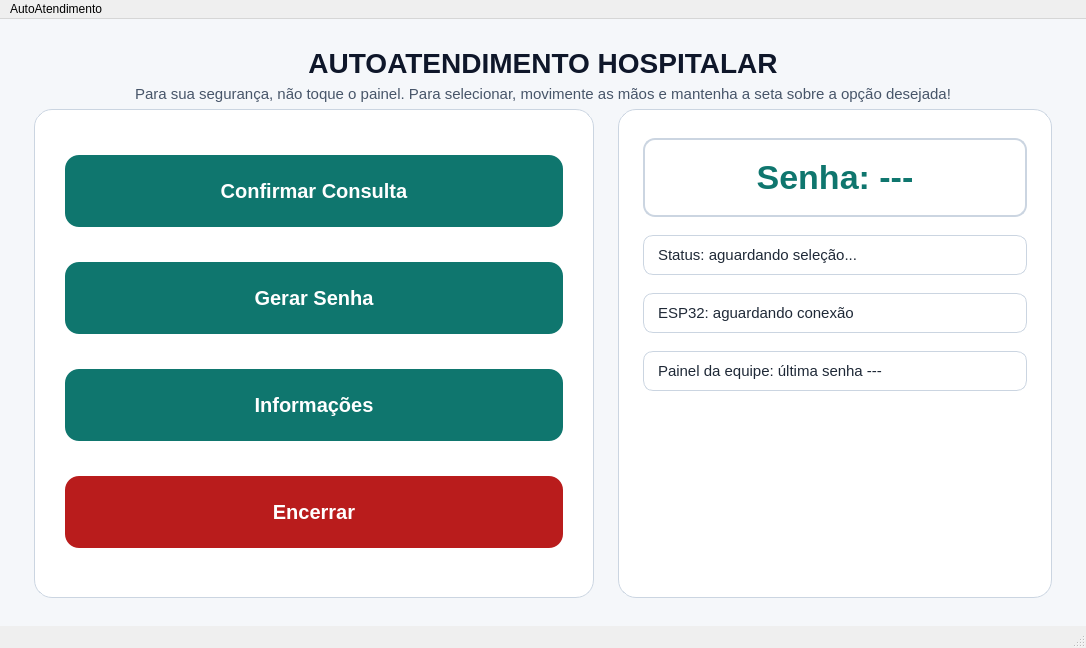
<?xml version="1.0" encoding="UTF-8"?>
<ui version="4.0">
 <class>MainWindow</class>
 <widget class="QMainWindow" name="MainWindow">
  <property name="geometry">
   <rect>
    <x>0</x>
    <y>0</y>
    <width>1086</width>
    <height>648</height>
   </rect>
  </property>
  <property name="windowTitle">
   <string>AutoAtendimento Hospitalar</string>
  </property>
  <widget class="QWidget" name="centralwidget">
   <property name="styleSheet">
    <string notr="true">
QWidget {
    background-color: #F5F7FA;
    font-family: Segoe UI, Arial;
    color: #1F2937;
}
QLabel#lblTitulo {
    font-size: 28px;
    font-weight: 700;
    color: #0F172A;
}
QLabel#lblSubtitulo {
    font-size: 15px;
    color: #475569;
}
QLabel#lblSenha {
    font-size: 34px;
    font-weight: 700;
    color: #0F766E;
    background-color: #FFFFFF;
    border: 2px solid #CBD5E1;
    border-radius: 12px;
    padding: 18px;
}
QLabel#lblStatus, QLabel#lblESP32, QLabel#lblPainelEquipe {
    font-size: 15px;
    background-color: #FFFFFF;
    border: 1px solid #CBD5E1;
    border-radius: 10px;
    padding: 10px;
}
QPushButton {
    background-color: #0F766E;
    color: white;
    border: none;
    border-radius: 14px;
    font-size: 20px;
    font-weight: 600;
    padding: 14px;
}
QPushButton:hover {
    background-color: #115E59;
}
QPushButton#btnEncerrar {
    background-color: #B91C1C;
}
QPushButton#btnEncerrar:hover {
    background-color: #991B1B;
}
QFrame#cardPrincipal, QFrame#cardStatus {
    background-color: #FFFFFF;
    border: 1px solid #CBD5E1;
    border-radius: 18px;
}
    </string>
   </property>
   <layout class="QVBoxLayout" name="layoutRaiz">
    <property name="leftMargin">
     <number>34</number>
    </property>
    <property name="topMargin">
     <number>28</number>
    </property>
    <property name="rightMargin">
     <number>34</number>
    </property>
    <property name="bottomMargin">
     <number>28</number>
    </property>
    <item>
     <widget class="QLabel" name="lblTitulo">
      <property name="mouseTracking">
       <bool>false</bool>
      </property>
      <property name="text">
       <string>AUTOATENDIMENTO HOSPITALAR</string>
      </property>
      <property name="alignment">
       <set>Qt::AlignmentFlag::AlignCenter</set>
      </property>
     </widget>
    </item>
    <item>
     <widget class="QLabel" name="lblSubtitulo">
      <property name="text">
       <string>Para sua segurança, não toque o painel. Para selecionar, movimente as mãos e mantenha a seta sobre a opção desejada!</string>
      </property>
      <property name="alignment">
       <set>Qt::AlignmentFlag::AlignCenter</set>
      </property>
     </widget>
    </item>
    <item>
     <layout class="QHBoxLayout" name="layoutConteudo">
      <property name="spacing">
       <number>24</number>
      </property>
      <item>
       <widget class="QFrame" name="cardPrincipal">
        <property name="minimumSize">
         <size>
          <width>560</width>
          <height>430</height>
         </size>
        </property>
        <property name="frameShape">
         <enum>QFrame::Shape::StyledPanel</enum>
        </property>
        <layout class="QVBoxLayout" name="layoutBotoes">
         <property name="spacing">
          <number>20</number>
         </property>
         <property name="leftMargin">
          <number>30</number>
         </property>
         <property name="topMargin">
          <number>30</number>
         </property>
         <property name="rightMargin">
          <number>30</number>
         </property>
         <property name="bottomMargin">
          <number>30</number>
         </property>
         <item>
          <widget class="QPushButton" name="btnConfirmar">
           <property name="minimumSize">
            <size>
             <width>0</width>
             <height>72</height>
            </size>
           </property>
           <property name="text">
            <string>Confirmar Consulta</string>
           </property>
          </widget>
         </item>
         <item>
          <widget class="QPushButton" name="btnSenha">
           <property name="minimumSize">
            <size>
             <width>0</width>
             <height>72</height>
            </size>
           </property>
           <property name="text">
            <string>Gerar Senha</string>
           </property>
          </widget>
         </item>
         <item>
          <widget class="QPushButton" name="btnInfo">
           <property name="minimumSize">
            <size>
             <width>0</width>
             <height>72</height>
            </size>
           </property>
           <property name="text">
            <string>Informações</string>
           </property>
          </widget>
         </item>
         <item>
          <widget class="QPushButton" name="btnEncerrar">
           <property name="minimumSize">
            <size>
             <width>0</width>
             <height>72</height>
            </size>
           </property>
           <property name="text">
            <string>Encerrar</string>
           </property>
          </widget>
         </item>
        </layout>
       </widget>
      </item>
      <item>
       <widget class="QFrame" name="cardStatus">
        <property name="minimumSize">
         <size>
          <width>300</width>
          <height>430</height>
         </size>
        </property>
        <property name="frameShape">
         <enum>QFrame::Shape::StyledPanel</enum>
        </property>
        <layout class="QVBoxLayout" name="layoutStatus">
         <property name="spacing">
          <number>18</number>
         </property>
         <property name="leftMargin">
          <number>24</number>
         </property>
         <property name="topMargin">
          <number>28</number>
         </property>
         <property name="rightMargin">
          <number>24</number>
         </property>
         <property name="bottomMargin">
          <number>28</number>
         </property>
         <item>
          <widget class="QLabel" name="lblSenha">
           <property name="text">
            <string>Senha: ---</string>
           </property>
           <property name="alignment">
            <set>Qt::AlignmentFlag::AlignCenter</set>
           </property>
          </widget>
         </item>
         <item>
          <widget class="QLabel" name="lblStatus">
           <property name="text">
            <string>Status: aguardando seleção...</string>
           </property>
           <property name="wordWrap">
            <bool>true</bool>
           </property>
          </widget>
         </item>
         <item>
          <widget class="QLabel" name="lblESP32">
           <property name="text">
            <string>ESP32: aguardando conexão</string>
           </property>
           <property name="wordWrap">
            <bool>true</bool>
           </property>
          </widget>
         </item>
         <item>
          <widget class="QLabel" name="lblPainelEquipe">
           <property name="text">
            <string>Painel da equipe: última senha ---</string>
           </property>
           <property name="wordWrap">
            <bool>true</bool>
           </property>
          </widget>
         </item>
         <item>
          <spacer name="verticalSpacer">
           <property name="orientation">
            <enum>Qt::Orientation::Vertical</enum>
           </property>
           <property name="sizeHint" stdset="0">
            <size>
             <width>20</width>
             <height>40</height>
            </size>
           </property>
          </spacer>
         </item>
        </layout>
       </widget>
      </item>
     </layout>
    </item>
   </layout>
  </widget>
  <widget class="QMenuBar" name="menubar">
   <property name="geometry">
    <rect>
     <x>0</x>
     <y>0</y>
     <width>1086</width>
     <height>25</height>
    </rect>
   </property>
   <widget class="QMenu" name="menuAutoAtendimento">
    <property name="title">
     <string>AutoAtendimento</string>
    </property>
   </widget>
   <addaction name="menuAutoAtendimento"/>
  </widget>
  <widget class="QStatusBar" name="statusbar"/>
 </widget>
 <resources/>
 <connections/>
</ui>
